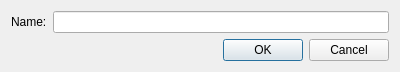
<?xml version="1.0" encoding="UTF-8"?>
<ui version="4.0">
 <class>EnumerationMemberWindow</class>
 <widget class="QDialog" name="EnumerationMemberWindow">
  <property name="geometry">
   <rect>
    <x>0</x>
    <y>0</y>
    <width>400</width>
    <height>67</height>
   </rect>
  </property>
  <property name="windowTitle">
   <string>New Member</string>
  </property>
  <layout class="QFormLayout" name="formLayout">
   <item row="0" column="0">
    <widget class="QLabel" name="label">
     <property name="text">
      <string>Name:</string>
     </property>
    </widget>
   </item>
   <item row="0" column="1">
    <widget class="QLineEdit" name="lineEdit"/>
   </item>
   <item row="1" column="1">
    <widget class="QDialogButtonBox" name="buttonBox">
     <property name="orientation">
      <enum>Qt::Horizontal</enum>
     </property>
     <property name="standardButtons">
      <set>QDialogButtonBox::Cancel|QDialogButtonBox::Ok</set>
     </property>
    </widget>
   </item>
  </layout>
 </widget>
 <resources/>
 <connections>
  <connection>
   <sender>buttonBox</sender>
   <signal>accepted()</signal>
   <receiver>EnumerationMemberWindow</receiver>
   <slot>accept()</slot>
   <hints>
    <hint type="sourcelabel">
     <x>248</x>
     <y>254</y>
    </hint>
    <hint type="destinationlabel">
     <x>157</x>
     <y>274</y>
    </hint>
   </hints>
  </connection>
  <connection>
   <sender>buttonBox</sender>
   <signal>rejected()</signal>
   <receiver>EnumerationMemberWindow</receiver>
   <slot>reject()</slot>
   <hints>
    <hint type="sourcelabel">
     <x>316</x>
     <y>260</y>
    </hint>
    <hint type="destinationlabel">
     <x>286</x>
     <y>274</y>
    </hint>
   </hints>
  </connection>
 </connections>
</ui>
